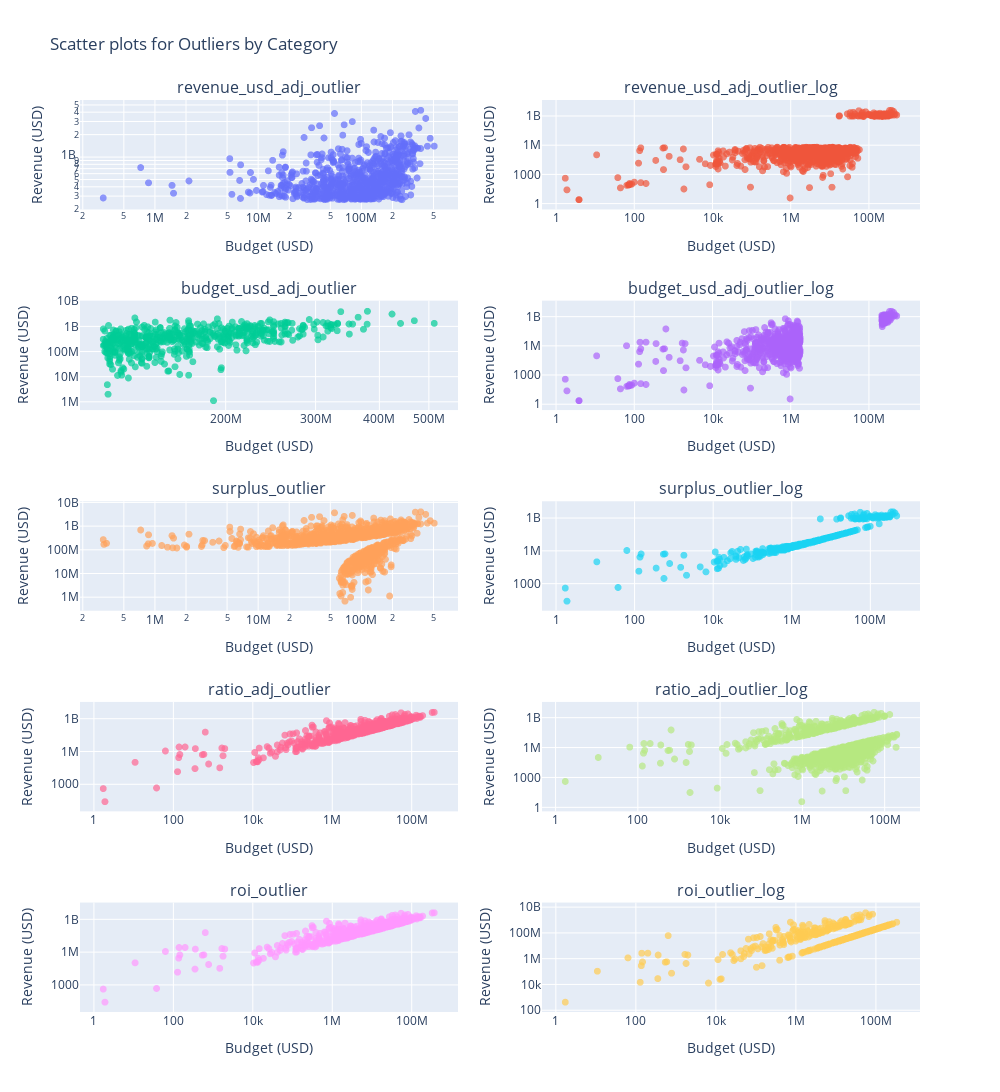

The code cell stored with this chart in its notebook:
### Code cell
outlier_features = ['revenue_usd_adj_outlier', 'revenue_usd_adj_outlier_log',
                    'budget_usd_adj_outlier', 'budget_usd_adj_outlier_log',
                    'surplus_outlier', 'surplus_outlier_log',
                    'ratio_adj_outlier', 'ratio_adj_outlier_log',
                    'roi_outlier', 'roi_outlier_log']
# Create subplots
fig = make_subplots(rows=5, cols=2, subplot_titles=outlier_features)

# Adding scatter plots to the respective subplot
for i, feature in enumerate(outlier_features):
    row = i // 2 + 1
    col = i % 2 + 1
    filtered_data = movie[movie[feature]]  # Filter data for outliers
    fig.add_trace(
        go.Scattergl(x=filtered_data['budget_usd_adj'], y=filtered_data['revenue_usd_adj'],
                     mode='markers', name=feature,
                     marker=dict(size=7, opacity=0.7)),
        row=row, col=col
    )

# Update axes and layout
fig.update_xaxes(type='log', title_text='Budget (USD)')
fig.update_yaxes(type='log', title_text='Revenue (USD)')
fig.update_layout(height=1500, width=1000, title_text="Scatter plots for Outliers by Category", showlegend=False)

# Show plot
fig.show()

### Figure 1 — Plotly figure (JSON) as saved in the notebook; plotly's stock layout.template omitted (floating-point values rounded to 4 significant figures; data arrays with more than 128 entries replaced by an {"elided": "..."} marker saying what was removed)
{"data": [{"marker": {"opacity": 0.7, "size": 7}, "mode": "markers", "name": "revenue_usd_adj_outlier", "type": "scattergl", "x": {"elided": "833 float values"}, "xaxis": "x", "y": {"elided": "833 float values"}, "yaxis": "y"}, {"marker": {"opacity": 0.7, "size": 7}, "mode": "markers", "name": "revenue_usd_adj_outlier_log", "type": "scattergl", "x": {"elided": "828 float values"}, "xaxis": "x2", "y": {"elided": "828 float values"}, "yaxis": "y2"}, {"marker": {"opacity": 0.7, "size": 7}, "mode": "markers", "name": "budget_usd_adj_outlier", "type": "scattergl", "x": {"elided": "584 float values"}, "xaxis": "x3", "y": {"elided": "584 float values"}, "yaxis": "y3"}, {"marker": {"opacity": 0.7, "size": 7}, "mode": "markers", "name": "budget_usd_adj_outlier_log", "type": "scattergl", "x": {"elided": "792 float values"}, "xaxis": "x4", "y": {"elided": "792 float values"}, "yaxis": "y4"}, {"marker": {"opacity": 0.7, "size": 7}, "mode": "markers", "name": "surplus_outlier", "type": "scattergl", "x": {"elided": "1178 float values"}, "xaxis": "x5", "y": {"elided": "1178 float values"}, "yaxis": "y5"}, {"marker": {"opacity": 0.7, "size": 7}, "mode": "markers", "name": "surplus_outlier_log", "type": "scattergl", "x": {"elided": "342 float values"}, "xaxis": "x6", "y": {"elided": "342 float values"}, "yaxis": "y6"}, {"marker": {"opacity": 0.7, "size": 7}, "mode": "markers", "name": "ratio_adj_outlier", "type": "scattergl", "x": {"elided": "716 float values"}, "xaxis": "x7", "y": {"elided": "716 float values"}, "yaxis": "y7"}, {"marker": {"opacity": 0.7, "size": 7}, "mode": "markers", "name": "ratio_adj_outlier_log", "type": "scattergl", "x": {"elided": "1115 float values"}, "xaxis": "x8", "y": {"elided": "1115 float values"}, "yaxis": "y8"}, {"marker": {"opacity": 0.7, "size": 7}, "mode": "markers", "name": "roi_outlier", "type": "scattergl", "x": {"elided": "716 float values"}, "xaxis": "x9", "y": {"elided": "716 float values"}, "yaxis": "y9"}, {"marker": {"opacity": 0.7, "size": 7}, "mode": "markers", "name": "roi_outlier_log", "type": "scattergl", "x": {"elided": "418 float values"}, "xaxis": "x10", "y": {"elided": "418 float values"}, "yaxis": "y10"}], "layout": {"annotations": [{"font": {"size": 16}, "showarrow": false, "text": "revenue_usd_adj_outlier", "x": 0.225, "xanchor": "center", "xref": "paper", "y": 1, "yanchor": "bottom", "yref": "paper"}, {"font": {"size": 16}, "showarrow": false, "text": "revenue_usd_adj_outlier_log", "x": 0.775, "xanchor": "center", "xref": "paper", "y": 1, "yanchor": "bottom", "yref": "paper"}, {"font": {"size": 16}, "showarrow": false, "text": "budget_usd_adj_outlier", "x": 0.225, "xanchor": "center", "xref": "paper", "y": 0.78, "yanchor": "bottom", "yref": "paper"}, {"font": {"size": 16}, "showarrow": false, "text": "budget_usd_adj_outlier_log", "x": 0.775, "xanchor": "center", "xref": "paper", "y": 0.78, "yanchor": "bottom", "yref": "paper"}, {"font": {"size": 16}, "showarrow": false, "text": "surplus_outlier", "x": 0.225, "xanchor": "center", "xref": "paper", "y": 0.56, "yanchor": "bottom", "yref": "paper"}, {"font": {"size": 16}, "showarrow": false, "text": "surplus_outlier_log", "x": 0.775, "xanchor": "center", "xref": "paper", "y": 0.56, "yanchor": "bottom", "yref": "paper"}, {"font": {"size": 16}, "showarrow": false, "text": "ratio_adj_outlier", "x": 0.225, "xanchor": "center", "xref": "paper", "y": 0.34, "yanchor": "bottom", "yref": "paper"}, {"font": {"size": 16}, "showarrow": false, "text": "ratio_adj_outlier_log", "x": 0.775, "xanchor": "center", "xref": "paper", "y": 0.34, "yanchor": "bottom", "yref": "paper"}, {"font": {"size": 16}, "showarrow": false, "text": "roi_outlier", "x": 0.225, "xanchor": "center", "xref": "paper", "y": 0.12, "yanchor": "bottom", "yref": "paper"}, {"font": {"size": 16}, "showarrow": false, "text": "roi_outlier_log", "x": 0.775, "xanchor": "center", "xref": "paper", "y": 0.12, "yanchor": "bottom", "yref": "paper"}], "height": 1500, "showlegend": false, "title": {"text": "Scatter plots for Outliers by Category"}, "width": 1000, "xaxis": {"anchor": "y", "domain": [0, 0.45], "title": {"text": "Budget (USD)"}, "type": "log"}, "xaxis10": {"anchor": "y10", "domain": [0.55, 1], "title": {"text": "Budget (USD)"}, "type": "log"}, "xaxis2": {"anchor": "y2", "domain": [0.55, 1], "title": {"text": "Budget (USD)"}, "type": "log"}, "xaxis3": {"anchor": "y3", "domain": [0, 0.45], "title": {"text": "Budget (USD)"}, "type": "log"}, "xaxis4": {"anchor": "y4", "domain": [0.55, 1], "title": {"text": "Budget (USD)"}, "type": "log"}, "xaxis5": {"anchor": "y5", "domain": [0, 0.45], "title": {"text": "Budget (USD)"}, "type": "log"}, "xaxis6": {"anchor": "y6", "domain": [0.55, 1], "title": {"text": "Budget (USD)"}, "type": "log"}, "xaxis7": {"anchor": "y7", "domain": [0, 0.45], "title": {"text": "Budget (USD)"}, "type": "log"}, "xaxis8": {"anchor": "y8", "domain": [0.55, 1], "title": {"text": "Budget (USD)"}, "type": "log"}, "xaxis9": {"anchor": "y9", "domain": [0, 0.45], "title": {"text": "Budget (USD)"}, "type": "log"}, "yaxis": {"anchor": "x", "domain": [0.88, 1], "title": {"text": "Revenue (USD)"}, "type": "log"}, "yaxis10": {"anchor": "x10", "domain": [0, 0.12], "title": {"text": "Revenue (USD)"}, "type": "log"}, "yaxis2": {"anchor": "x2", "domain": [0.88, 1], "title": {"text": "Revenue (USD)"}, "type": "log"}, "yaxis3": {"anchor": "x3", "domain": [0.66, 0.78], "title": {"text": "Revenue (USD)"}, "type": "log"}, "yaxis4": {"anchor": "x4", "domain": [0.66, 0.78], "title": {"text": "Revenue (USD)"}, "type": "log"}, "yaxis5": {"anchor": "x5", "domain": [0.44, 0.56], "title": {"text": "Revenue (USD)"}, "type": "log"}, "yaxis6": {"anchor": "x6", "domain": [0.44, 0.56], "title": {"text": "Revenue (USD)"}, "type": "log"}, "yaxis7": {"anchor": "x7", "domain": [0.22, 0.34], "title": {"text": "Revenue (USD)"}, "type": "log"}, "yaxis8": {"anchor": "x8", "domain": [0.22, 0.34], "title": {"text": "Revenue (USD)"}, "type": "log"}, "yaxis9": {"anchor": "x9", "domain": [0, 0.12], "title": {"text": "Revenue (USD)"}, "type": "log"}}}
